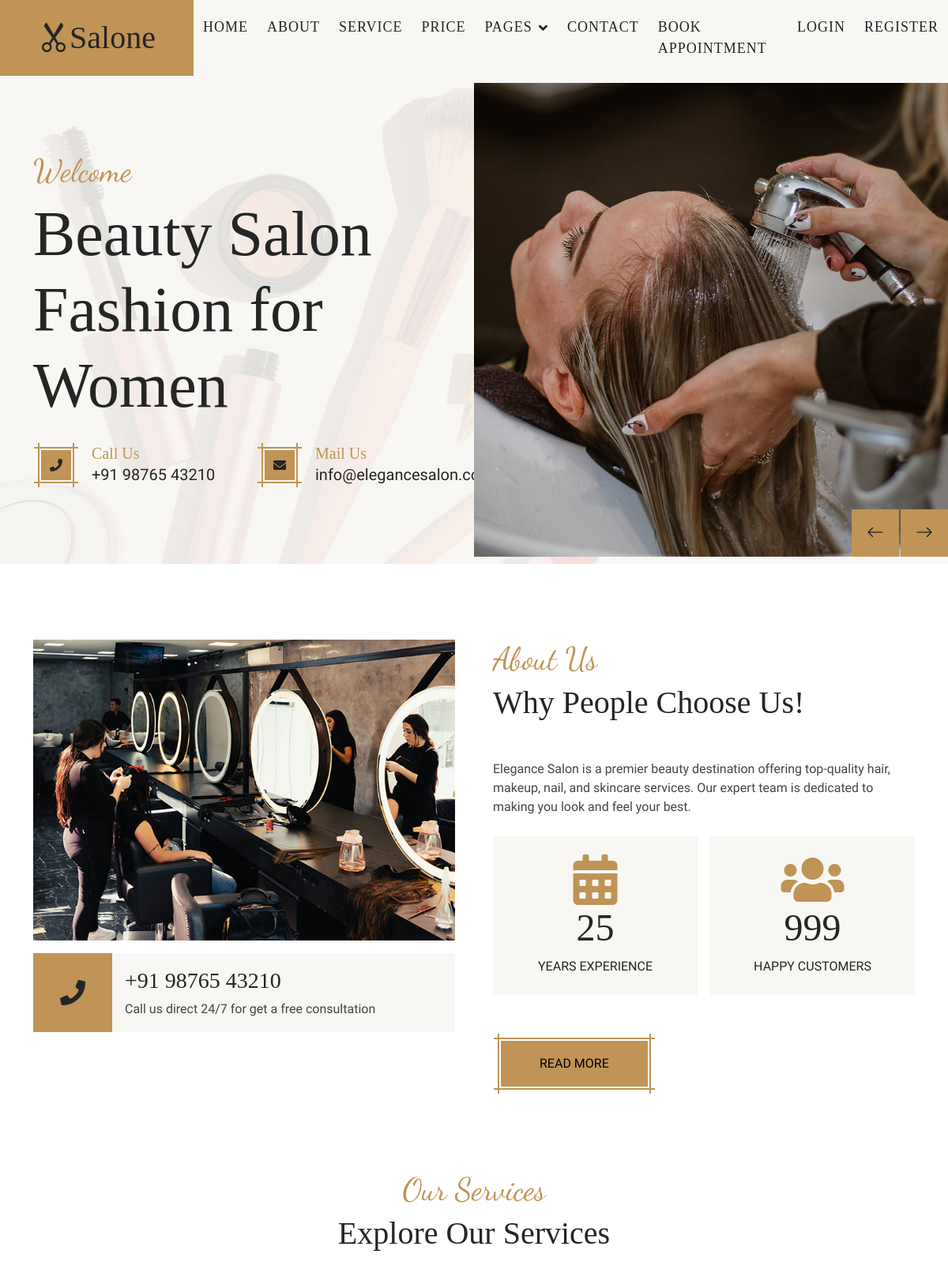
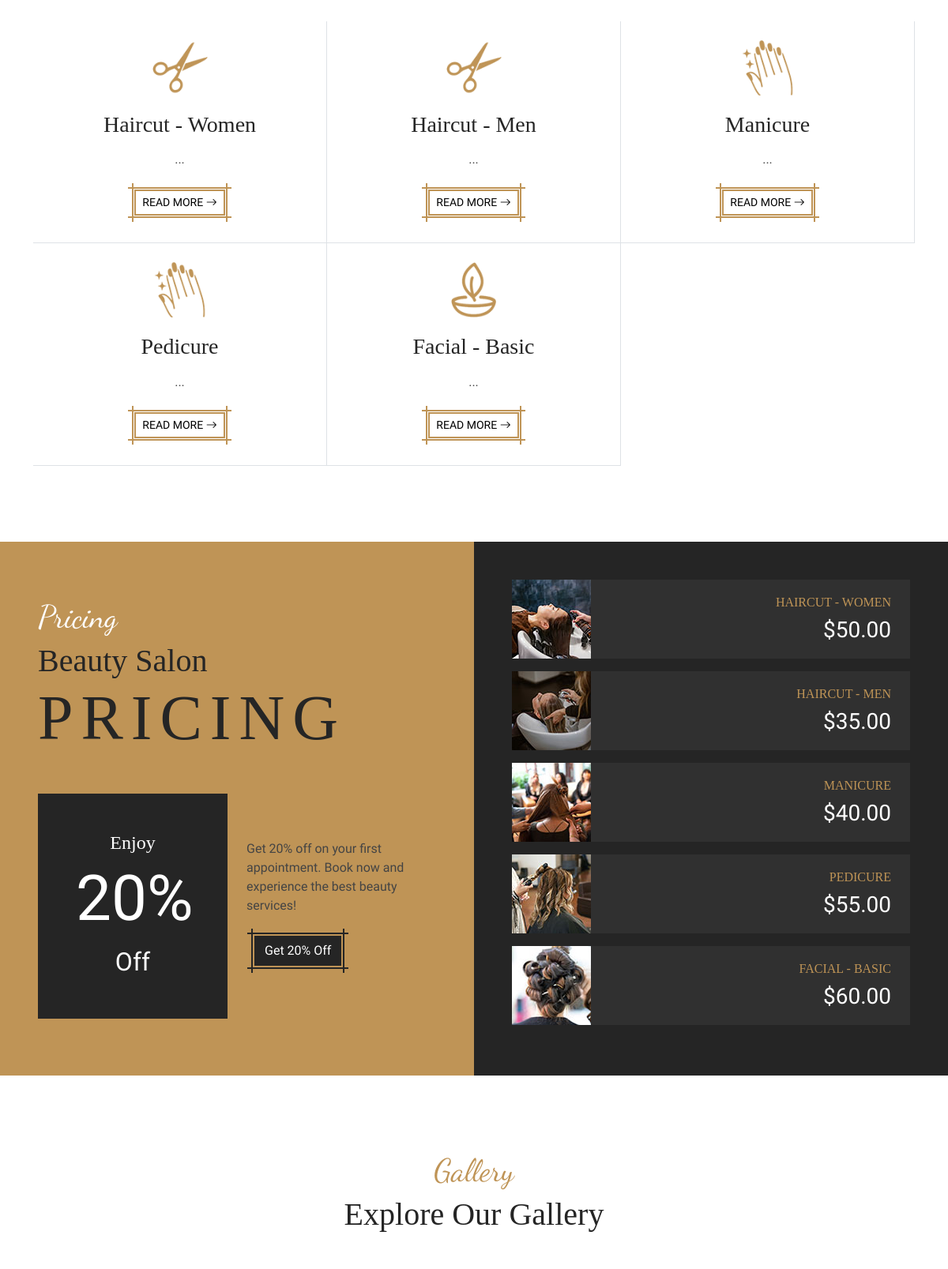
The page / (upper part) on the database its author committed (2 pictures, top to bottom).
### tables this page shows
CREATE TABLE services (
    id INT PRIMARY KEY AUTO_INCREMENT,
    service_name VARCHAR(100) NOT NULL,
    description TEXT,
    duration INT DEFAULT 30,
    price DECIMAL(10,2) NOT NULL,
    category VARCHAR(50),
    is_active INT DEFAULT 1,
    created_at TIMESTAMP DEFAULT CURRENT_TIMESTAMP
);

### index.php (the view, shortened to what this page needs)
<?php
require_once 'config.php';
$services = $pdo->query("SELECT * FROM services WHERE is_active = 1 ORDER BY id LIMIT 6")->fetchAll();
$priceServices = $pdo->query("SELECT * FROM services WHERE is_active = 1 ORDER BY id LIMIT 6")->fetchAll();
$contactPhone = '+91 98765 43210';
$contactEmail = 'info@elegancesalon.com';
?>
<!DOCTYPE html>
<html lang="en">
<head>
    <link href="https://cdnjs.cloudflare.com/ajax/libs/font-awesome/5.10.0/css/all.min.css" rel="stylesheet">
    <link href="https://cdn.jsdelivr.net/npm/bootstrap-icons@1.4.1/font/bootstrap-icons.css" rel="stylesheet">
    <link href="lib/animate/animate.min.css" rel="stylesheet">
    <link href="lib/lightbox/css/lightbox.min.css" rel="stylesheet">
    <link href="lib/owlcarousel/assets/owl.carousel.min.css" rel="stylesheet">
    <link href="css/bootstrap.min.css" rel="stylesheet">
    <link href="css/style.css" rel="stylesheet">
</head>
<body>
<div class="container-fluid bg-light sticky-top p-0">
    <nav class="navbar navbar-expand-lg navbar-light p-0">
        <a href="index.php" class="navbar-brand bg-primary py-4 px-5 me-0">
            <h1 class="mb-0"><i class="bi bi-scissors"></i>Salone</h1>
        </a>
        <div class="collapse navbar-collapse" id="navbarCollapse">
            <div class="navbar-nav mx-auto">
                <a href="index.php" class="nav-item nav-link">Home</a>
                <a href="about.php" class="nav-item nav-link">About</a>
                <a href="service.php" class="nav-item nav-link">Service</a>
                <a href="price.php" class="nav-item nav-link">Price</a>
                <div class="nav-item dropdown">
                    <a href="#" class="nav-link dropdown-toggle" data-bs-toggle="dropdown">Pages</a>
                </div>
                <a href="contact.php" class="nav-item nav-link">Contact</a>
                <a href="appointment.php" class="nav-item nav-link">Book Appointment</a>
                <?php if(isset($_SESSION['client_id'])): ?>
                    <a href="my_appointments.php" class="nav-item nav-link active">My Appointments</a>
                    <a href="profile.php" class="nav-item nav-link">My Profile</a>
                    <a href="logout.php" class="nav-item nav-link">Logout</a>
                <?php else: ?>
                    <a href="login.php" class="nav-item nav-link">Login</a>
                    <a href="register.php" class="nav-item nav-link">Register</a>
                <?php endif; ?>
            </div>
        </div>
    </nav>
</div>
    <div class="container-fluid p-0 hero-header bg-light mb-5">
        <div class="container p-0">
            <div class="row g-0 align-items-center">
                <div class="col-lg-6 hero-header-text py-5">
                    <div class="py-5 px-3 ps-lg-0">
                        <h1 class="font-dancing-script text-primary animated slideInLeft">Welcome</h1>
                        <h1 class="display-1 mb-4 animated slideInLeft">Beauty Salon Fashion for Women</h1>
                        <div class="row g-4 animated slideInLeft">
                            <div class="col-md-6">
                                <div class="d-flex align-items-center">
                                    <div class="btn-square btn btn-primary flex-shrink-0">
                                        <i class="fa fa-phone text-dark"></i>
                                    </div>
                                    <div class="px-3">
                                        <h5 class="text-primary mb-0">Call Us</h5>
                                        <p class="fs-5 text-dark mb-0"><?php echo $contactPhone; ?></p>
                                    </div>
                                </div>
                            </div>
                            <div class="col-md-6">
                                <div class="d-flex align-items-center">
                                    <div class="btn-square btn btn-primary flex-shrink-0">
                                        <i class="fa fa-envelope text-dark"></i>
                                    </div>
                                    <div class="px-3">
                                        <h5 class="text-primary mb-0">Mail Us</h5>
                                        <p class="fs-5 text-dark mb-0"><?php echo $contactEmail; ?></p>
                                    </div>
                                </div>
                            </div>
                        </div>
                    </div>
                </div>
                <div class="col-lg-6">
                    <div class="owl-carousel header-carousel animated fadeIn">
                        <img class="img-fluid" src="img/hero-slider-1.jpg" alt="">
                    </div>
                </div>
            </div>
        </div>
    </div>
    <div class="container-fluid py-5">
        <div class="container">
            <div class="row g-5">
                <div class="col-lg-6 wow fadeIn" data-wow-delay="0.2s">
                    <img class="img-fluid mb-3" src="img/about.jpg" alt="">
                    <div class="d-flex align-items-center bg-light">
                        <div class="btn-square flex-shrink-0 bg-primary" style="width: 100px; height: 100px;">
                            <i class="fa fa-phone fa-2x text-dark"></i>
                        </div>
                        <div class="px-3">
                            <h3><?php echo $contactPhone; ?></h3>
                            <span>Call us direct 24/7 for get a free consultation</span>
                        </div>
                    </div>
                </div>
                <div class="col-lg-6 wow fadeIn" data-wow-delay="0.5s">
                    <h1 class="font-dancing-script text-primary">About Us</h1>
                    <h1 class="mb-5">Why People Choose Us!</h1>
                    <p class="mb-4">Elegance Salon is a premier beauty destination offering top-quality hair, makeup, nail, and skincare services. Our expert team is dedicated to making you look and feel your best.</p>
                    <div class="row g-3 mb-5">
                        <div class="col-sm-6">
                            <div class="bg-light text-center p-4">
                                <i class="fas fa-calendar-alt fa-4x text-primary"></i>
                                <h1 class="display-5" data-toggle="counter-up">25</h1>
                                <p class="text-dark text-uppercase mb-0">Years experience</p>
                            </div>
                        </div>
                        <div class="col-sm-6">
                            <div class="bg-light text-center p-4">
                                <i class="fas fa-users fa-4x text-primary"></i>
                                <h1 class="display-5" data-toggle="counter-up">999</h1>
                                <p class="text-dark text-uppercase mb-0">Happy Customers</p>
                            </div>
                        </div>
                    </div>
                    <a class="btn btn-primary text-uppercase px-5 py-3" href="about.php">Read More</a>
                </div>
            </div>
        </div>
    </div>
    <div class="container-fluid service py-5">
        <div class="container">
            <div class="text-center wow fadeIn" data-wow-delay="0.1s">
                <h1 class="font-dancing-script text-primary">Our Services</h1>
                <h1 class="mb-5">Explore Our Services</h1>
            </div>
            <div class="row g-4 g-md-0 text-center">
                <?php
                $serviceIndex = 0;
                foreach($services as $s):
                    $serviceIndex++;
                    $delay = 0.1 + ($serviceIndex * 0.2);
                ?>
                <div class="col-md-6 col-lg-4">
                    <div class="service-item h-100 p-4 border-bottom border-end wow fadeIn" data-wow-delay="<?php echo $delay; ?>s">
                        <img class="img-fluid" src="img/<?php echo $s['category'] == 'Hair' ? 'haircut.png' : ($s['category'] == 'Nails' ? 'manicure.png' : 'skin-care.png'); ?>" alt="">
                        <h3 class="mb-3"><?php echo htmlspecialchars($s['service_name']); ?></h3>
                        <p class="mb-3"><?php echo substr(htmlspecialchars($s['description']), 0, 100); ?>...</p>
                        <a class="btn btn-sm btn-primary text-uppercase" href="appointment.php?service=<?php echo $s['id']; ?>">Read More <i class="bi bi-arrow-right"></i></a>
                    </div>
                </div>
                <?php endforeach; ?>
            </div>
        </div>
    </div>
    <div class="container-fluid price px-0 py-5">
        <div class="row g-0">
            <div class="col-md-6">
                <div class="d-flex align-items-center h-100 bg-primary p-5">
                    <div class="wow fadeIn" data-wow-delay="0.3s">
                        <h1 class="font-dancing-script text-white">Pricing</h1>
                        <h1 class="mb-0">Beauty Salon</h1>
                        <h1 class="display-1 text-uppercase mb-5" style="letter-spacing: 10px;">Pricing</h1>
                        <div class="row g-4 align-items-center">
                            <div class="col-lg-6">
                                <div class="text-center bg-dark p-5">
                                    <h4 class="text-white">Enjoy</h4>
                                    <h1 class="display-1 font-work-sans text-white">20%</h1>
                                    <p class="fs-2 text-white mb-0">Off</p>
                                </div>
                            </div>
                            <div class="col-lg-6">
                                <p>Get 20% off on your first appointment. Book now and experience the best beauty services!</p>
                                <a class="btn btn-dark" href="appointment.php">Get 20% Off</a>
                            </div>
                        </div>
                    </div>
                </div>
            </div>
            <div class="col-md-6">
                <div class="h-100 bg-dark p-5">
                    <?php
                    $priceIndex = 0;
                    foreach($priceServices as $ps):
                        $priceIndex++;
                    ?>
                    <div class="price-item mb-3 wow fadeIn" data-wow-delay="0.<?php echo $priceIndex; ?>s">
                        <img class="img-fluid flex-shrink-0" src="img/price-<?php echo $priceIndex; ?>.jpg" alt="">
                        <div class="text-end px-4">
                            <h6 class="text-uppercase text-primary"><?php echo htmlspecialchars($ps['service_name']); ?></h6>
                            <h3 class="text-white font-work-sans mb-0">$<?php echo number_format($ps['price'], 2); ?></h3>
                        </div>
                    </div>
                    <?php endforeach; ?>
                </div>
            </div>
        </div>
    </div>
    <div class="container-fluid gallery py-5">
        <div class="container">
            <div class="text-center wow fadeIn" data-wow-delay="0.2s">
                <h1 class="font-dancing-script text-primary">Gallery</h1>
                <h1 class="mb-5">Explore Our Gallery</h1>
            </div>
        </div>
    </div>
</body>
</html>

### css/style.css (style rules this page uses)
.font-work-sans { font-family: "Work Sans", sans-serif; font-optical-sizing: auto; font-weight: 400; font-style: normal; }
.font-dancing-script { font-family: "Dancing Script", cursive; font-optical-sizing: auto; font-weight: 400; font-style: normal; }
.btn { position: relative; transition: .5s; }
.btn-square { width: 38px; height: 38px; }
.btn-square, .btn-sm-square, .btn-lg-square { padding: 0; display: flex; align-items: center; justify-content: center; font-weight: normal; }
.btn-dark, .btn-primary { margin: 10px; }
.btn-primary::before, .btn-primary::after { position: absolute; content: ""; width: calc(100% + 10px); height: calc(100% + 10px); top: -5px; left: -5px; }
.btn-primary::before { top: -10px; height: calc(100% + 20px); border-left: 2px solid var(--bs-primary); border-right: 2px solid var(--bs-primary); }
.btn-primary::after { left: -10px; width: calc(100% + 20px); border-top: 2px solid var(--bs-primary); border-bottom: 2px solid var(--bs-primary); }
.btn-dark::before, .btn-dark::after { position: absolute; content: ""; width: calc(100% + 10px); height: calc(100% + 10px); top: -5px; left: -5px; }
.btn-dark::before { top: -10px; height: calc(100% + 20px); border-left: 2px solid var(--bs-dark); border-right: 2px solid var(--bs-dark); }
.btn-dark::after { left: -10px; width: calc(100% + 20px); border-top: 2px solid var(--bs-dark); border-bottom: 2px solid var(--bs-dark); }
.sticky-top { top: -150px; transition: .5s; }
.navbar .navbar-nav .nav-link { margin: 0 12px; padding: 0; outline: none; font-family: "Playfair Display", serif; font-size: 18px; font-weight: 500; text-transform: uppercase; letter-spacing: 1px; color: var(--bs-dark); }
.navbar .dropdown-toggle::after { border: none; content: "\f107"; font-family: "Font Awesome 5 Free"; font-weight: 900; vertical-align: middle; margin-left: 8px; }
.hero-header { background: url(../img/hero-bg.jpg) top left no-repeat; background-size: cover; }
@media (min-width: 992px) { .hero-header .container { max-width: 100% !important; } }
@media (min-width: 992px) { .hero-header .hero-header-text { padding-left: calc(((100% - 960px) / 2) + .75rem); } }
@media (min-width: 1200px) { .hero-header .hero-header-text { padding-left: calc(((100% - 1140px) / 2) + .75rem); } }
.service .service-item .btn-primary { border-width: 2px; background: var(--bs-white); }
.service .service-item img { width: 70px; margin-bottom: 20px; }
.price .price-item { display: flex; align-items: center; justify-content: space-between; background: rgba(255, 255, 255, .05); }

### rows shown on the page
services: service_name "Haircut - Women", shows a picture, service_name "HAIRCUT - WOMEN", price "50.00"
services: service_name "Haircut - Men", shows a picture, service_name "HAIRCUT - MEN", price "35.00"
services: service_name "Manicure", shows a picture, service_name "MANICURE", price "40.00"
services: service_name "Pedicure", shows a picture, service_name "PEDICURE", price "55.00"
services: service_name "Facial - Basic", shows a picture, service_name "FACIAL - BASIC", price "60.00"

### other values the page prints
$contactPhone "+91 98765 43210"
$contactEmail "info@elegancesalon.com"
